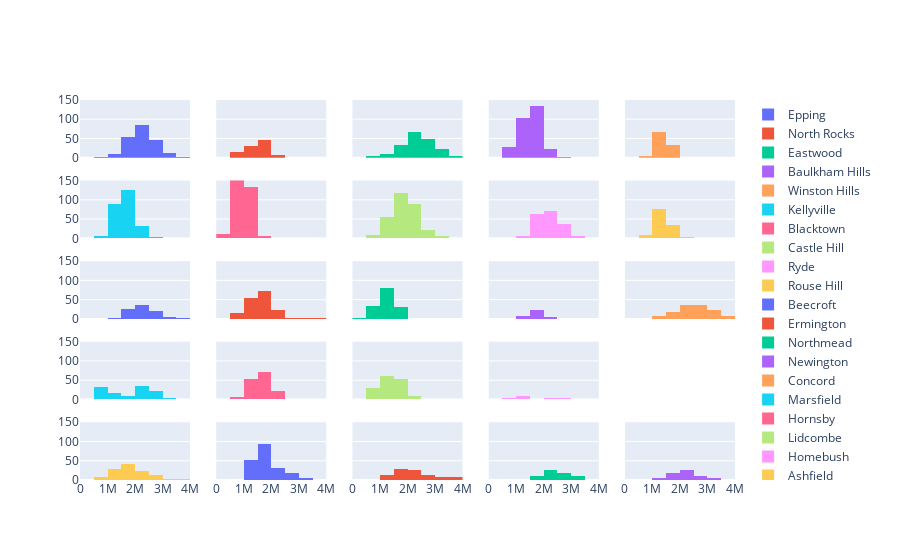

The notebook cell this image was saved under:
### Code cell
#Price distributions pt1-3

suburb_list = [epping_listings, northrocks_listings, eastwood_listings, baulkham_listings, winston_listings, kellyville_listings, blacktown_listings, castle_listings, ryde_listings, rouse_listings, beecroft_listings, ermington_listings, northmead_listings, newington_listings, concord_listings, marsfield_listings, hornsby_listings, Lidcombe_listings, Homebush_listings, Straithfield_listings, Ashfield_listings, Leichhardt_listings, Annandale_listings, AllambieHeights_listings, Forestville_listings, Lindfield_listings, Gordon_listings, Pymble_listings, LaneCove_listings, Meadowbank_listings, SummerHill_listings, Rydalmere_listings, Rosehill_listings, Westmead_listings, Girraween_listings, BeaumontHills_listings, KellyvilleRidge_listings, ThePonds_listings, Schofields_listings, MarsdenPark_listings, KingsLangley_listings, BellaVista_listings, BoxHill_listings, PennantHills_listings, Earlwood_listings, Marrickville_listings, Dulwich_listings, Petersham_listings, Campsie_listings, Canterbury_listings, Berala_listings, Leppington_listings, EdmondsonPark_listings, MacquariePark_listings, Chatswood_listings, Carlingford_listings, Kogarah_listings, Rockdale_listings, Cherrybrook_listings, Eastwood_listings, Homebush_listings, Minto_listings, QuakersHill_listings, Revesby_listings, SevenHills_listings, StanhopeGardens_listings, Waterloo_listings, DulwichHill_listings, NorthRyde_listings, Straithfield_listings, NorthStraithfield_listings, Manly_listings, Randwick_listings, Kensington_listings]

fig = make_subplots(
    rows=5, cols=5
    #     ,subplot_titles=("Plot 1", "Plot 2", "Plot 3", "Plot 4")
    ,shared_yaxes=True
    ,shared_xaxes=True)

df_numb=0
for row in range(1,6):
    for col in range(1,6):
        suburb_df = suburb_list[df_numb]
        suburb_df_price = suburb_df[suburb_df["sold_date_dt"] >= dtm]["price"]
                
        if suburb_list[df_numb]["suburb"].count()>=1:
            print('df_numb'+str(df_numb))
            print('row='+str(row))
            print('col='+str(col))
            name = suburb_list[df_numb]["suburb"].unique()[0]
#             print(name)
#             print(type(name))
            fig.update_xaxes(range=[0, 4000000], row=row, col=col)
            fig.update_yaxes(range=[0, 150], row=row, col=col)
            fig.add_trace(go.Histogram(x=suburb_df_price,xbins=dict(size=500000),autobinx = False, name=name),row =row, col=col)
            
        df_numb=df_numb+1                   
          
# Histograms
#px.histogram(x=df["price"].values)
# fig.add_trace(go.Histogram(x=df["price"])
#         ,row =1, col=1
#     )

fig.show()


# go.Figure(data=[go.Histogram(x=df["price"].values)]).show()

### Figure 1 — Plotly figure (JSON) as saved in the notebook; plotly's stock layout.template omitted (floating-point values rounded to 4 significant figures; data arrays with more than 128 entries replaced by an {"elided": "..."} marker saying what was removed)
{"data": [{"autobinx": false, "name": "Epping", "type": "histogram", "x": {"elided": "217 int values"}, "xaxis": "x", "xbins": {"size": 500000}, "yaxis": "y"}, {"autobinx": false, "name": "North Rocks", "type": "histogram", "x": [1500000, 1637000, 1307000, 1625000, 2010000, 960000, 1660000, 1545000, 1835000, 1590000, 970000, 1850000, 1802000, 835000, 1805000, 1480000, 1280000, 1550000, 2003000, 1830000, 1312500, 1665000, 1987500, 1902000, 1780000, 1805000, 1070000, 967500, 2303000, 1700000, 1540000, 2200000, 971000, 1840000, 1015000, 1875000, 963800, 1690000, 1830000, 1410000, 1606000, 1630000, 1300000, 962000, 2390000, 2407000, 1400000, 1303000, 1125000, 1635000, 1309000, 1845000, 1640000, 925000, 1780000, 1615000, 1760000, 1652000, 2350000, 1445000, 1600000, 1205000, 1409000, 1450000, 1644000, 880000, 888000, 1710000, 1177000, 1300000, 1303000, 820000, 1500000, 1750000, 2195000, 1051000, 1825500, 1800000, 1800000, 1320000, 1528000, 1420000, null, null, null, null, null, null, null, null, 1695000, null, 1890000, 1330000, 1870000, 1768000, 1036000, 1435000, 855000, 1110000, 1475000, 1400000, 960000, null, 1525000, 1100000, 1745000, 970000, 1330000, null], "xaxis": "x2", "xbins": {"size": 500000}, "yaxis": "y2"}, {"autobinx": false, "name": "Eastwood", "type": "histogram", "x": {"elided": "188 int values"}, "xaxis": "x3", "xbins": {"size": 500000}, "yaxis": "y3"}, {"autobinx": false, "name": "Baulkham Hills", "type": "histogram", "x": {"elided": "289 int values"}, "xaxis": "x4", "xbins": {"size": 500000}, "yaxis": "y4"}, {"autobinx": false, "name": "Winston Hills", "type": "histogram", "x": [1275000, 1605000, 1225000, 1450000, 1405000, 1675000, 1620000, 1450000, 1650000, 1760500, 1175000, 1492000, 1142500, 1556000, 1665000, 1520000, 1300000, 1605000, 1510000, 1500000, 1306000, 1750000, 1320000, 1500000, 1610000, 1440000, 1407000, 1605000, 1500000, 1630000, 1750000, 1746000, 1361500, 1501000, 1745000, 1720000, 1500000, 1451750, 1700000, 1645000, 1402500, 1655000, 1490000, 1260000, 1045500, 1380000, 1425000, 1330000, 1400000, 1300000, 1100000, 1364000, 1251000, 1270000, 1362000, 1210000, 1215000, 1300000, 1375000, 925000, 1471000, 1410000, 1371000, 1190000, 1487000, 1316000, 1358000, 1500500, 1359000, 1631000, 1258000, 1465000, 1030000, 1300000, 988500, 1380000, 1332000, 1900000, 1425000, 1360000, 1141000, 980000, 1195000, 1255000, 1243000, 1300000, 1330000, 1285000, 867000, 1300000, 1700000, 1315000, 1625000, 1400000, 1180000, 1208000, 1170000, 1050000, 1340000, 1730000, 1330000, 1159000, 1101000, 1250000], "xaxis": "x5", "xbins": {"size": 500000}, "yaxis": "y5"}, {"autobinx": false, "name": "Kellyville", "type": "histogram", "x": {"elided": "256 int values"}, "xaxis": "x6", "xbins": {"size": 500000}, "yaxis": "y6"}, {"autobinx": false, "name": "Blacktown", "type": "histogram", "x": {"elided": "683 int values"}, "xaxis": "x7", "xbins": {"size": 500000}, "yaxis": "y7"}, {"autobinx": false, "name": "Castle Hill", "type": "histogram", "x": {"elided": "302 int values"}, "xaxis": "x8", "xbins": {"size": 500000}, "yaxis": "y8"}, {"autobinx": false, "name": "Ryde", "type": "histogram", "x": {"elided": "183 int values"}, "xaxis": "x9", "xbins": {"size": 500000}, "yaxis": "y9"}, {"autobinx": false, "name": "Rouse Hill", "type": "histogram", "x": [1650000, 1125000, 1506000, 1375000, 1410000, 1661000, 1190000, 1715000, 1570000, 1413000, 1415000, 1435000, 1260000, 1600000, 1590000, 2020000, 4100000, 2200000, 1620000, 1050000, 1880000, 1395000, 1515000, 1380000, 1750000, 1725000, 1300000, 1185000, 1700000, 1301000, 1510000, 1221000, 1520000, 1450000, 2370000, 1700000, 1662000, 1640000, 1200000, 1655000, 1325901, 1321000, 1505000, 1580000, 1570000, 1725000, 1300000, 1360000, 1415800, 1691000, 1380000, 1320000, 1185000, 1125000, 1500000, 1313500, 1226500, 1630000, 1250000, 1280000, 950000, 1370000, 1345000, 1080888, 1300000, 1260000, 1302000, 1630000, 1225000, 1450000, 1370000, 1320000, 1565970, 1200000, 1400000, 1370000, 1567250, 1500000, 1085000, 1305000, 1255000, 1406000, 1335000, 1535000, 1052500, 1027000, 1760000, 1121000, 1241500, 1350000, 1463000, 1390000, 1310000, 1410000, 1080000, 1393300, 1352300, 1141900, 1453880, 1475580, 1300000, 1245000, 1195000, 1009900, 1200000, 782000, 980000, 1000000, 1395000, 2079000, 1820000, 1959000, 1100000, 930000, 670000, 950000, 1740000, 1480000, 1360000, 1305000, 1100000, 860000, 850000, 850000, 1286900], "xaxis": "x10", "xbins": {"size": 500000}, "yaxis": "y10"}, {"autobinx": false, "name": "Beecroft", "type": "histogram", "x": [3500000, 2040000, 2650000, 3110000, 2439800, 1800000, 2410000, 2100000, 3150000, 1950000, 1570000, 1760000, 2140000, 2605000, 2210000, 2220000, 1860000, 1920000, 2689000, 2806000, 2540000, 2475000, 2325000, 2980000, 1881000, 1420000, 1560200, 2020000, 2450000, 2445000, 2375000, 1851000, 2361000, 2700000, 2525000, 2000000, 1925000, 3160000, 2460000, 2010000, 1580000, 2230000, 2530000, 1972000, 2010000, 3300000, 1850000, 2240000, 2688000, 2866000, 2020000, 2185000, 2570000, 2180000, 1750000, 2100000, 2360000, 2150000, 3450000, 1536000, 2800000, 2110000, 2085000, 2000000, 2264000, 2305000, 2121000, 1865000, 2200000, 1351000, 1785000, 1770000, 1660000, null, null, null, null, null, null, null, 1830000, 2625000, 3300000, null, 2400000, 4000000, null, 2200000, 2940000, 2930000, 2900000, 2625000, 2675000, null, 2180000, 2430000, null, 1980000, 2510000, 1880000, 1780000, 1900000, 1820000, null, null, 2600000], "xaxis": "x11", "xbins": {"size": 500000}, "yaxis": "y11"}, {"autobinx": false, "name": "Ermington", "type": "histogram", "x": {"elided": "172 int values"}, "xaxis": "x12", "xbins": {"size": 500000}, "yaxis": "y12"}, {"autobinx": false, "name": "Northmead", "type": "histogram", "x": {"elided": "153 int values"}, "xaxis": "x13", "xbins": {"size": 500000}, "yaxis": "y13"}, {"autobinx": false, "name": "Newington", "type": "histogram", "x": [1950000, 1791000, 2335000, 1740000, 2197000, 1700000, 1765000, 1585000, 1668000, 2150000, 1695000, 1900000, 1855000, 2290000, 1830000, 1680000, 1317000, 1700000, 1460000, 1537500, 1700000, 1400000, 1611000, 1575000, 1270000, null, 1780000, 1520000, 1550000, null, null, 1630000, 1450000, null, 1439000, 1530000, 1320000, 1495000], "xaxis": "x14", "xbins": {"size": 500000}, "yaxis": "y14"}, {"autobinx": false, "name": "Concord", "type": "histogram", "x": {"elided": "137 int values"}, "xaxis": "x15", "xbins": {"size": 500000}, "yaxis": "y15"}, {"autobinx": false, "name": "Marsfield", "type": "histogram", "x": [2760000, 2430000, 965500, 2570000, 2730000, 970000, 2610000, 1980000, 1070000, 2250000, 2600000, 940000, 955000, 2360000, 920000, 2000000, 2600000, 3490000, 2410000, 2330000, 1010000, 1100000, 2510000, 2027500, 2625000, 900000, 2670000, 1340000, 1120000, 2400000, 2641000, 999000, 1982000, 1140000, 950000, 836000, 2025000, 1330000, 3350000, 2850000, 2350000, 2370000, 2856000, 2480000, 905000, 2200000, 3380000, 990000, 2430000, 1505000, 2338800, 931000, 1020500, 980000, 900000, 2230000, 2485000, 2430000, 2400000, 962000, 1305000, 2151000, 1850000, 1002000, 2239000, 927000, 1970000, 1213000, 925000, 916500, 1052000, 2672000, 2000000, 1235000, 2510000, 2480000, 2560000, 890000, 2300000, 2350000, 2630000, 890000, 1002000, 870000, 2780000, 935000, 915000, 2155000, 2725000, 2300000, 1860000, 896000, 855000, 1915000, 2740000, 2460000, 2360000, 2515000, 2010000, 853000, 2500000, 1320000, 965000, 905000, 2490000, 1000000, 960000, 2100000, 838500, 1975000, 1810000, 1295000, 1017000, 768000, 2460000, 885000, 931000, 2418000, 2300000, 2360000], "xaxis": "x16", "xbins": {"size": 500000}, "yaxis": "y16"}, {"autobinx": false, "name": "Hornsby", "type": "histogram", "x": {"elided": "154 int values"}, "xaxis": "x17", "xbins": {"size": 500000}, "yaxis": "y17"}, {"autobinx": false, "name": "Lidcombe", "type": "histogram", "x": {"elided": "169 int values"}, "xaxis": "x18", "xbins": {"size": 500000}, "yaxis": "y18"}, {"autobinx": false, "name": "Homebush", "type": "histogram", "x": [3110000, 3580000, 3190000, 2410000, 945000, 955000, 1060000, 1175000, 1305000, 2000000, 1286000, 1300000, 1300000, 2870000, 990000, 2830000, 2060000, 1050000, 2625000, 1772888, 3885000, 1200000, 985000, 2500000, 2600000, 2100000, 1150000, null, null], "xaxis": "x19", "xbins": {"size": 500000}, "yaxis": "y19"}, {"autobinx": false, "name": "Ashfield", "type": "histogram", "x": {"elided": "137 int values"}, "xaxis": "x21", "xbins": {"size": 500000}, "yaxis": "y21"}, {"autobinx": false, "name": "Leichhardt", "type": "histogram", "x": {"elided": "204 int values"}, "xaxis": "x22", "xbins": {"size": 500000}, "yaxis": "y22"}, {"autobinx": false, "name": "Annandale", "type": "histogram", "x": [2151000, 3950000, 3760000, 1100000, 980000, 2450000, 3400000, 2375000, 1446000, 1780000, 4700000, 3085000, 3324000, 3700000, 3100000, 1230000, 2760000, 2285000, 2120000, 3700000, 2750000, 1905000, 3025000, 2535000, 2015000, 1740000, 2650000, 1750000, 1751000, 2410000, 2030000, 2200000, 4050000, 1800000, 2806500, 2110000, 1650000, 2270000, 2625000, 2450000, 1631000, 2850000, 2670000, 3400000, 3550000, 1710000, 1760000, 1755000, 3600000, 1750000, 1250000, 1360000, 2000000, 3600000, 3325000, 2300000, 1782000, 2850000, 2900000, 1175000, 1910000, 1730000, 1975000, 1695000, 1690000, 2100000, 1565000, 4350000, 1810000, 2430000, 2360000, 1490000, 2065000, 1290000, 1760000, 1875000, 2125000, 2305000, 3035000, 1300000, 1760000, 1470000, 1490000, 2000000, 2350000, 2650000, 1800000, 1825000, 2600000, 1575000, 1600000, 1920000, 1450000, 1800000, 6225000, 2055000, 2125000, 2200000, 2020000, 3100000], "xaxis": "x23", "xbins": {"size": 500000}, "yaxis": "y23"}, {"autobinx": false, "name": "Allambie Heights", "type": "histogram", "x": [2115000, 1650000, 1900000, 4100000, 2200000, 3205000, 3100000, 2825000, 3300000, 2100000, 2230000, 3000000, 2375000, 2310000, 1985000, 2305000, 2960000, 2420000, 2825000, 3355000, 2500000, 2230000, 1750000, 2015000, 2730000, 2510000, 2000000, 1710000, 3380000, 1745000, 3050000, 2310000, 2200000, null, null, null, null, null, null, null, null, null, null, 2750000, 2800000, 2020000, 2595000, 2400000, 1875000, 2900000, 2710000, 2850000, null, 2235000, 2855000, 2450000, 2835000, 2055000, 2385000, 2490000, 3335000, null, null, 3075000, 2650000, 2420000, 2358000, 2715000, 2000000, 2785000, 2860000, null, 3300000, 1750000, 1515000, null, 1780000, 2277000, 2130000, 2225000, 2010000, 1630000, 1440000, 960000], "xaxis": "x24", "xbins": {"size": 500000}, "yaxis": "y24"}, {"autobinx": false, "name": "Forestville", "type": "histogram", "x": [1620000, 1620000, 2020000, 2530000, 1325000, 2355000, 2190000, 1350000, 3388800, 2311000, 1200000, 2766000, 2100000, 2100000, 2680000, 2350000, 2300000, 2550000, 1885000, 1980000, 2380000, 2300000, 2526000, 2671000, 2100000, 1840000, 3112000, 2410000, 2100000, 2700000, 3050999, 1305000, 2999000, 3200000, 1975000, 1832000, 1610000, 1715000, 2190000, 2257000, 1940000, 1275000, 1502237, 2200000, 2200000, 1700000, 2202000, 2040000, 2205000, 1343000, 1700000, 1890000, 1860000, null, null, null, null, null, 1840000, 2650000, 2400000, 1900000, 1950000, 2413000, 2520000, 2197000, 2150000, 2502000, null, 2020000], "xaxis": "x25", "xbins": {"size": 500000}, "yaxis": "y25"}], "layout": {"xaxis": {"anchor": "y", "domain": [0, 0.168], "matches": "x21", "range": [0, 4000000], "showticklabels": false}, "xaxis10": {"anchor": "y10", "domain": [0.832, 1], "matches": "x25", "range": [0, 4000000], "showticklabels": false}, "xaxis11": {"anchor": "y11", "domain": [0, 0.168], "matches": "x21", "range": [0, 4000000], "showticklabels": false}, "xaxis12": {"anchor": "y12", "domain": [0.208, 0.376], "matches": "x22", "range": [0, 4000000], "showticklabels": false}, "xaxis13": {"anchor": "y13", "domain": [0.416, 0.584], "matches": "x23", "range": [0, 4000000], "showticklabels": false}, "xaxis14": {"anchor": "y14", "domain": [0.624, 0.792], "matches": "x24", "range": [0, 4000000], "showticklabels": false}, "xaxis15": {"anchor": "y15", "domain": [0.832, 1], "matches": "x25", "range": [0, 4000000], "showticklabels": false}, "xaxis16": {"anchor": "y16", "domain": [0, 0.168], "matches": "x21", "range": [0, 4000000], "showticklabels": false}, "xaxis17": {"anchor": "y17", "domain": [0.208, 0.376], "matches": "x22", "range": [0, 4000000], "showticklabels": false}, "xaxis18": {"anchor": "y18", "domain": [0.416, 0.584], "matches": "x23", "range": [0, 4000000], "showticklabels": false}, "xaxis19": {"anchor": "y19", "domain": [0.624, 0.792], "matches": "x24", "range": [0, 4000000], "showticklabels": false}, "xaxis2": {"anchor": "y2", "domain": [0.208, 0.376], "matches": "x22", "range": [0, 4000000], "showticklabels": false}, "xaxis20": {"anchor": "y20", "domain": [0.832, 1], "matches": "x25", "showticklabels": false}, "xaxis21": {"anchor": "y21", "domain": [0, 0.168], "range": [0, 4000000]}, "xaxis22": {"anchor": "y22", "domain": [0.208, 0.376], "range": [0, 4000000]}, "xaxis23": {"anchor": "y23", "domain": [0.416, 0.584], "range": [0, 4000000]}, "xaxis24": {"anchor": "y24", "domain": [0.624, 0.792], "range": [0, 4000000]}, "xaxis25": {"anchor": "y25", "domain": [0.832, 1], "range": [0, 4000000]}, "xaxis3": {"anchor": "y3", "domain": [0.416, 0.584], "matches": "x23", "range": [0, 4000000], "showticklabels": false}, "xaxis4": {"anchor": "y4", "domain": [0.624, 0.792], "matches": "x24", "range": [0, 4000000], "showticklabels": false}, "xaxis5": {"anchor": "y5", "domain": [0.832, 1], "matches": "x25", "range": [0, 4000000], "showticklabels": false}, "xaxis6": {"anchor": "y6", "domain": [0, 0.168], "matches": "x21", "range": [0, 4000000], "showticklabels": false}, "xaxis7": {"anchor": "y7", "domain": [0.208, 0.376], "matches": "x22", "range": [0, 4000000], "showticklabels": false}, "xaxis8": {"anchor": "y8", "domain": [0.416, 0.584], "matches": "x23", "range": [0, 4000000], "showticklabels": false}, "xaxis9": {"anchor": "y9", "domain": [0.624, 0.792], "matches": "x24", "range": [0, 4000000], "showticklabels": false}, "yaxis": {"anchor": "x", "domain": [0.848, 1], "range": [0, 150]}, "yaxis10": {"anchor": "x10", "domain": [0.636, 0.788], "matches": "y6", "range": [0, 150], "showticklabels": false}, "yaxis11": {"anchor": "x11", "domain": [0.424, 0.576], "range": [0, 150]}, "yaxis12": {"anchor": "x12", "domain": [0.424, 0.576], "matches": "y11", "range": [0, 150], "showticklabels": false}, "yaxis13": {"anchor": "x13", "domain": [0.424, 0.576], "matches": "y11", "range": [0, 150], "showticklabels": false}, "yaxis14": {"anchor": "x14", "domain": [0.424, 0.576], "matches": "y11", "range": [0, 150], "showticklabels": false}, "yaxis15": {"anchor": "x15", "domain": [0.424, 0.576], "matches": "y11", "range": [0, 150], "showticklabels": false}, "yaxis16": {"anchor": "x16", "domain": [0.212, 0.364], "range": [0, 150]}, "yaxis17": {"anchor": "x17", "domain": [0.212, 0.364], "matches": "y16", "range": [0, 150], "showticklabels": false}, "yaxis18": {"anchor": "x18", "domain": [0.212, 0.364], "matches": "y16", "range": [0, 150], "showticklabels": false}, "yaxis19": {"anchor": "x19", "domain": [0.212, 0.364], "matches": "y16", "range": [0, 150], "showticklabels": false}, "yaxis2": {"anchor": "x2", "domain": [0.848, 1], "matches": "y", "range": [0, 150], "showticklabels": false}, "yaxis20": {"anchor": "x20", "domain": [0.212, 0.364], "matches": "y16", "showticklabels": false}, "yaxis21": {"anchor": "x21", "domain": [0, 0.152], "range": [0, 150]}, "yaxis22": {"anchor": "x22", "domain": [0, 0.152], "matches": "y21", "range": [0, 150], "showticklabels": false}, "yaxis23": {"anchor": "x23", "domain": [0, 0.152], "matches": "y21", "range": [0, 150], "showticklabels": false}, "yaxis24": {"anchor": "x24", "domain": [0, 0.152], "matches": "y21", "range": [0, 150], "showticklabels": false}, "yaxis25": {"anchor": "x25", "domain": [0, 0.152], "matches": "y21", "range": [0, 150], "showticklabels": false}, "yaxis3": {"anchor": "x3", "domain": [0.848, 1], "matches": "y", "range": [0, 150], "showticklabels": false}, "yaxis4": {"anchor": "x4", "domain": [0.848, 1], "matches": "y", "range": [0, 150], "showticklabels": false}, "yaxis5": {"anchor": "x5", "domain": [0.848, 1], "matches": "y", "range": [0, 150], "showticklabels": false}, "yaxis6": {"anchor": "x6", "domain": [0.636, 0.788], "range": [0, 150]}, "yaxis7": {"anchor": "x7", "domain": [0.636, 0.788], "matches": "y6", "range": [0, 150], "showticklabels": false}, "yaxis8": {"anchor": "x8", "domain": [0.636, 0.788], "matches": "y6", "range": [0, 150], "showticklabels": false}, "yaxis9": {"anchor": "x9", "domain": [0.636, 0.788], "matches": "y6", "range": [0, 150], "showticklabels": false}}}
